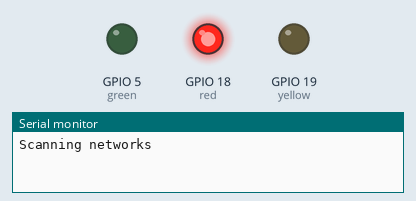
A program run on a simulated ESP32. Parts: output pins drawn as LEDs (lit = HIGH), the last lines printed to the serial monitor. A WiFi scan finds three made-up networks.

Above: at 2.0 s.
At 5.6 s:
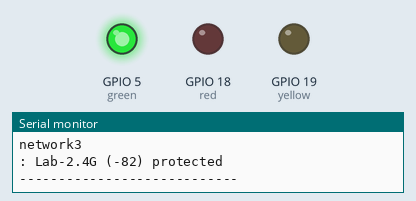
Timing chart, 0 to 10.5 s (numbered marks = the images above):
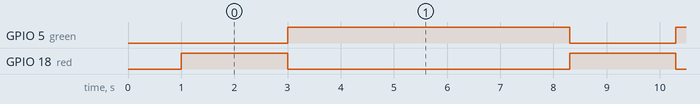

Measured:
- by itself, GPIO 5 (green): alternates HIGH for 5.3 s and LOW for 2.0 s
- by itself, GPIO 18 (red): alternates HIGH for 2.0 s and LOW for 5.3 s

The program:

main.cpp
```cpp
#include <Arduino.h>
#include <WiFiClientSecure.h>

#define red 18
#define green 5
#define yellow 19

void setup(){
pinMode(red,OUTPUT);
pinMode(green,OUTPUT);
pinMode(yellow,OUTPUT);

Serial.begin(115200);
WiFi.mode(WIFI_STA); //basically used to connect as a client to existing wifi
WiFi.disconnect(); //disconnects from previously connected wifi network
delay(1000);
}

void loop(){
Serial.println("Scanning networks");
digitalWrite(red,HIGH);
digitalWrite(green,LOW);
int scan=WiFi.scanNetworks(); //Returns a number the total number of networks found
if(scan!=0){
  digitalWrite(red,LOW);
  digitalWrite(green,HIGH);
Serial.print(scan);
Serial.println("Network(s) found");
for(int i=0; i<scan;++i){
  Serial.print("network");
  Serial.println(i + 1);
  Serial.print(": ");
  Serial.print(WiFi.SSID(i)); //Name of network
  Serial.print(" (");
  Serial.print (WiFi.RSSI(i)); //How strong the signal is ,the closer to 0 the better
  Serial.print(")");
  Serial.println((WiFi.encryptionType(i)== WIFI_AUTH_OPEN)? " open ":" protected"); //If connection is protected than print "protected",if open than print "open"
  delay(100);
  }
}
else{
  Serial.println("No signal"); //Incase there is no avaiable signal
  digitalWrite(yellow,HIGH);
    digitalWrite(green,LOW);
}
Serial.println("----------------------------");
delay(5000);
}
```
